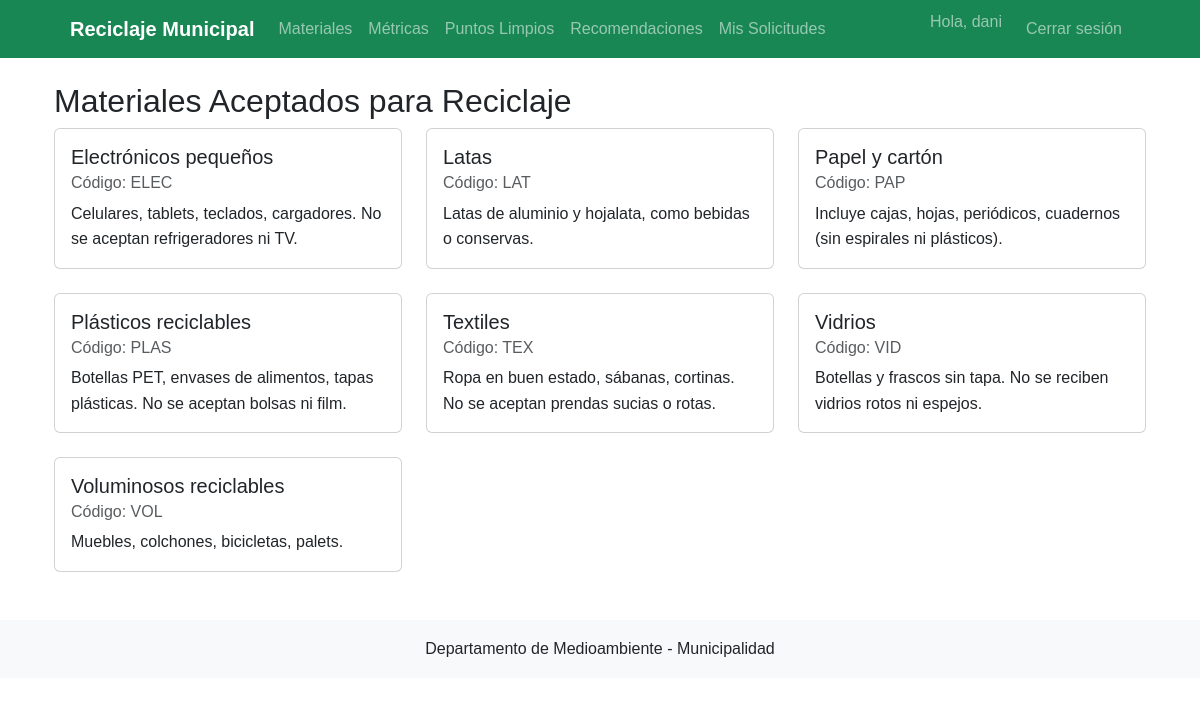
The page /materiales/ (signed in) on the database its author committed.
### gestion_reciclaje/models.py (models this page shows, shortened)
class Material(models.Model):
    codigo = models.CharField(max_length=4, primary_key=True, verbose_name="Código")
    nombre = models.CharField(max_length=50, verbose_name="Nombre del material")
    descripcion = models.TextField(verbose_name="Descripción")
    class Meta:
        verbose_name = "Material"
        verbose_name_plural = "Materiales"
        ordering = ['nombre']

### gestion_reciclaje/views.py (the view)
# urls.py: path('materiales/', views.lista_materiales, name='materiales'),
def lista_materiales(request):
    materiales = Material.objects.all()
    return render(request, 'gestion_reciclaje/materiales.html', {'materiales': materiales})

### gestion_reciclaje/templates/gestion_reciclaje/materiales.html
{% extends 'gestion_reciclaje/base.html' %}
{% block content %}
<div class="container">
    <h2>Materiales Aceptados para Reciclaje</h2>
    <div class="row">
        {% for material in materiales %}
        <div class="col-md-4 mb-4">
            <div class="card h-100">
                <div class="card-body">
                    <h5 class="card-title">{{ material.nombre }}</h5>
                    <h6 class="card-subtitle mb-2 text-muted">Código: {{ material.codigo }}</h6>
                    <p class="card-text">{{ material.descripcion }}</p>
                </div>
            </div>
        </div>
        {% endfor %}
    </div>
</div>
{% endblock %}

### gestion_reciclaje/templates/gestion_reciclaje/base.html (shortened to what this page needs)
{% load static %}
<!DOCTYPE html>
<html lang="es">
<head>
    <link href="https://cdn.jsdelivr.net/npm/bootstrap@5.3.0/dist/css/bootstrap.min.css" rel="stylesheet">
    <link rel="stylesheet" href="{% static 'css/styles.css' %}">
</head>
<body>
    <header class="bg-success text-white">
        <div class="container">
            <nav class="navbar navbar-expand-lg navbar-dark">
                <div class="container-fluid">
                    <a class="navbar-brand" href="{% url 'index' %}">Reciclaje Municipal</a>
                    <div class="collapse navbar-collapse" id="navbarNav">
                        <ul class="navbar-nav me-auto">
                            <li class="nav-item">
                                <a class="nav-link" href="{% url 'materiales' %}">Materiales</a>
                            </li>
                            <li class="nav-item">
                                <a class="nav-link" href="{% url 'metricas' %}">Métricas</a>
                            </li>
                            <li class="nav-item">
                                <a class="nav-link" href="{% url 'puntos_limpios' %}">Puntos Limpios</a>
                            </li>
                            <li class="nav-item">
                                <a class="nav-link" href="{% url 'recomendaciones' %}">Recomendaciones</a>
                            </li>
                            {% if user.is_authenticated %}
                                <li class="nav-item">
                                    <a class="nav-link" href="{% url 'solicitudes' %}">Mis Solicitudes</a>
                                </li>
                            {% endif %}
                        </ul>
                        <ul class="navbar-nav">
                            {% if user.is_authenticated %}
                                <li class="nav-item">
                                    <span class="navbar-text me-3">Hola, {{ user.username }}</span>
                                </li>
                                <li class="nav-item">
                                    <form action="{% url 'logout' %}" method="post">
                                        <button type="submit" class="btn btn-link nav-link">Cerrar sesión</button>
                                    </form>
                                </li>
                            {% endif %}
                        </ul>
                    </div>
                </div>
            </nav>
        </div>
    </header>
    <main class="container my-4">
        {% block content %}{% endblock %}
    </main>
    <footer class="bg-light py-3 mt-4">
        <div class="container text-center">
            <p class="mb-0">Departamento de Medioambiente - Municipalidad</p>
        </div>
    </footer>
</body>
</html>

### gestion_reciclaje/static/css/styles.css (style rules this page uses)
body { font-family: 'Arial', sans-serif; line-height: 1.6; }
.navbar { padding: 0.5rem 1rem; }
.navbar-brand { font-weight: 600; }

### rows shown on the page
Material: nombre "Electrónicos pequeños", codigo "ELEC", descripcion "Celulares, tablets, teclados, cargadores. No se aceptan refrigeradores ni TV."
Material: nombre "Latas", codigo "LAT", descripcion "Latas de aluminio y hojalata, como bebidas o conservas."
Material: nombre "Papel y cartón", codigo "PAP", descripcion "Incluye cajas, hojas, periódicos, cuadernos (sin espirales ni plásticos)."
Material: nombre "Plásticos reciclables", codigo "PLAS", descripcion "Botellas PET, envases de alimentos, tapas plásticas. No se aceptan bolsas ni film."
Material: nombre "Textiles", codigo "TEX", descripcion "Ropa en buen estado, sábanas, cortinas. No se aceptan prendas sucias o rotas."
Material: nombre "Vidrios", codigo "VID", descripcion "Botellas y frascos sin tapa. No se reciben vidrios rotos ni espejos."
Material: nombre "Voluminosos reciclables", codigo "VOL", descripcion "Muebles, colchones, bicicletas, palets."

### other values the page prints
{{ user.username }} "dani"
